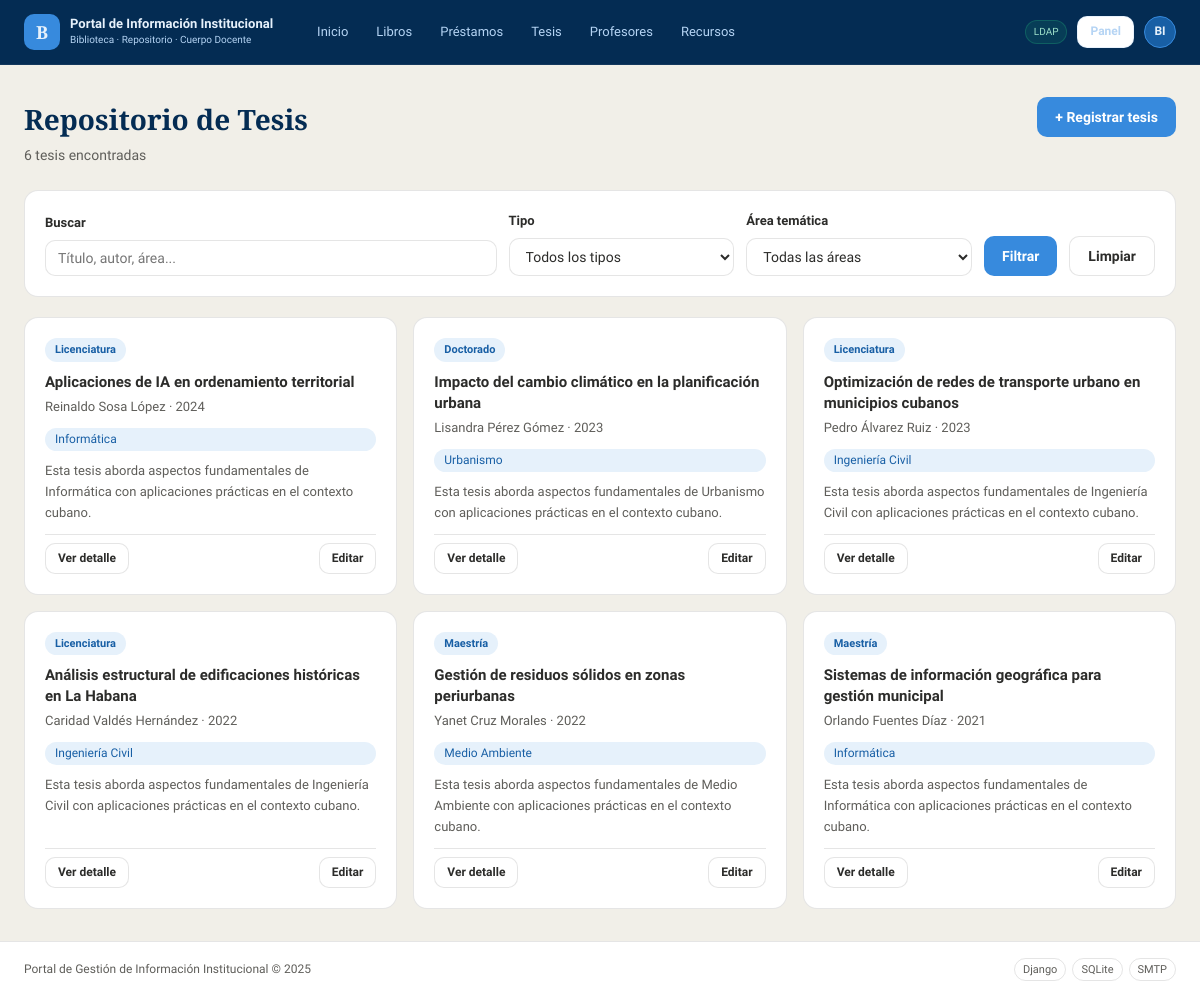
The page /biblioteca/tesis/ (signed in) on the database its author committed.
### biblioteca/models.py (models this page shows, shortened)
class Tesis(models.Model):
    TIPO_CHOICES = [
        ('licenciatura', 'Licenciatura'),
        ('maestria',     'Maestría'),
        ('doctorado',    'Doctorado'),
    ]
    titulo      = models.CharField(max_length=400)
    autor       = models.CharField(max_length=200)
    tutor       = models.CharField(max_length=200, blank=True)
    anio        = models.PositiveIntegerField(verbose_name='Año')
    tipo        = models.CharField(max_length=20, choices=TIPO_CHOICES,
                                    default='licenciatura')
    area        = models.CharField(max_length=200, verbose_name='Área temática')
    resumen     = models.TextField(blank=True)
    archivo_pdf = models.FileField(upload_to='tesis/', null=True, blank=True,
                                    verbose_name='Archivo PDF')
    disponible  = models.BooleanField(default=True,
                                       verbose_name='Disponible para consulta')
    fecha_registro = models.DateTimeField(auto_now_add=True)
    class Meta:
        verbose_name        = 'Tesis'
        verbose_name_plural = 'Tesis'
        ordering            = ['-anio', 'titulo']

### biblioteca/views.py (the view)
# urls.py: path('tesis/',                            views.tesis_list,         name='tesis_list'),
@login_required
def tesis_list(request):
    tesis = Tesis.objects.all()
    q    = request.GET.get('q', '')
    tipo = request.GET.get('tipo', '')
    area = request.GET.get('area', '')
    if q:
        tesis = tesis.filter(
            Q(titulo__icontains=q) |
            Q(autor__icontains=q)  |
            Q(area__icontains=q)
        )
    if tipo:
        tesis = tesis.filter(tipo=tipo)
    if area:
        tesis = tesis.filter(area__icontains=area)
    areas = Tesis.objects.values_list('area', flat=True).distinct().order_by('area')
    return render(request, 'biblioteca/tesis_list.html', {
        'tesis':        paginar(tesis, request, 9),
        'total':        tesis.count(),
        'q':            q,
        'tipo':         tipo,
        'area':         area,
        'areas':        areas,
        'tipo_choices': Tesis.TIPO_CHOICES,
    })

### biblioteca/context_processors.py (called while the page is built, shortened)
def rol_usuario(request):
    if request.user.is_authenticated:
        rol = get_rol(request.user)
        return {
            'rol_usuario':        rol,
            'es_bibliotecario':   rol == 'bibliotecario' or request.user.is_staff,
            'es_estudiante':      rol == 'estudiante',
            'es_profesor':        rol == 'profesor',
            'es_visitante':       rol == 'visitante',
        }

### biblioteca/decoradores.py (called while the page is built)
def get_rol(user):
    try:
        return user.perfil.rol
    except PerfilUsuario.DoesNotExist:
        return 'visitante'

### biblioteca/views.py (called while the page is built)
def paginar(queryset, request, por_pagina=10):
    paginator = Paginator(queryset, por_pagina)
    pagina    = request.GET.get('pagina', 1)
    return paginator.get_page(pagina)

### templates/biblioteca/tesis_list.html (shortened to what this page needs)
{% extends 'base.html' %}
{% block content %}
<div class="page-header">
  <div>
    <h1 class="page-header__title">Repositorio de Tesis</h1>
    <p class="page-header__sub">{{ total }} tesis encontrada{{ total|pluralize }}</p>
  </div>
  {% if es_bibliotecario or es_profesor %}
    <a href="{% url 'biblioteca:tesis_crear' %}" class="btn btn--primary">+ Registrar tesis</a>
  {% endif %}
</div>
<div class="card" style="margin-bottom:1.25rem;">
  <form method="get" style="display:flex; gap:12px; flex-wrap:wrap; align-items:flex-end;">
    <div class="form-group" style="flex:2; margin:0;">
      <label>Buscar</label>
      <input type="text" name="q" value="{{ q }}" placeholder="Título, autor, área..." class="form-control" />
    </div>
    <div class="form-group" style="flex:1; margin:0;">
      <label>Tipo</label>
      <select name="tipo" class="form-control">
        <option value="">Todos los tipos</option>
      </select>
    </div>
    <div class="form-group" style="flex:1; margin:0;">
      <label>Área temática</label>
      <select name="area" class="form-control">
        <option value="">Todas las áreas</option>
      </select>
    </div>
    <button type="submit" class="btn btn--primary" style="height:40px;">Filtrar</button>
    <a href="{% url 'biblioteca:tesis_list' %}" class="btn btn--secondary" style="height:40px;">Limpiar</a>
  </form>
</div>
<div style="display:grid; grid-template-columns:repeat(auto-fill, minmax(300px,1fr)); gap:1rem;">
  {% for t in tesis %}
  <div class="card" style="display:flex; flex-direction:column; gap:10px;">
    <div style="display:flex; justify-content:space-between; align-items:center;">
      <span class="badge badge--info">{{ t.get_tipo_display }}</span>
    </div>
    <div>
      <div style="font-weight:600; font-size:15px; color:var(--gris-texto); line-height:1.4;">
        {{ t.titulo }}
      </div>
      <div style="font-size:13px; color:var(--gris-medio); margin-top:4px;">
        {{ t.autor }} · {{ t.anio }}
      </div>
    </div>
    <div style="font-size:12px; color:var(--azul); background:var(--azul-fondo);
                display:inline-block; padding:2px 10px; border-radius:var(--radio-pill);">
      {{ t.area }}
    </div>
    {% if t.resumen %}
      <p style="font-size:13px; color:var(--gris-medio); line-height:1.6;
                display:-webkit-box; -webkit-line-clamp:3; line-clamp:3;
                -webkit-box-orient:vertical; overflow:hidden;">
        {{ t.resumen }}
      </p>
    {% endif %}
    <div style="display:flex; gap:8px; margin-top:auto; padding-top:8px;
                border-top:1px solid var(--borde);">
      <a href="{% url 'biblioteca:tesis_detail' t.pk %}"
         class="btn btn--secondary btn--sm">Ver detalle</a>
      {% if es_bibliotecario or es_profesor %}
        <a href="{% url 'biblioteca:tesis_editar' t.pk %}"
           class="btn btn--secondary btn--sm" style="margin-left:auto;">Editar</a>
      {% endif %}
    </div>
  </div>
  {% empty %}
  <div style="grid-column:1/-1; text-align:center; padding:3rem; color:var(--gris-medio);">
    No se encontraron tesis con esos criterios.
  </div>
  {% endfor %}
</div>
{% endblock %}

### templates/includes/navbar.html (shortened to what this page needs)
{% load static %}
<header class="navbar">
  <div class="navbar__inner">
    <a href="{% url 'home' %}" class="navbar__brand">
      <div class="navbar__logo">B</div>
      <div>
        <div class="navbar__title">Portal de Información Institucional</div>
        <div class="navbar__sub">Biblioteca · Repositorio · Cuerpo Docente</div>
      </div>
    </a>
    <nav class="navbar__nav">
      <a href="{% url 'home' %}" class="nav-link {% if request.resolver_match.url_name == 'home' %}nav-link--active{% endif %}">Inicio</a>
      <a href="{% url 'biblioteca:libro_list' %}" class="nav-link">Libros</a>
      <a href="{% url 'biblioteca:prestamo_list' %}" class="nav-link">Préstamos</a>
      <a href="{% url 'biblioteca:tesis_list' %}" class="nav-link">Tesis</a>
      <a href="{% url 'biblioteca:profesor_list' %}" class="nav-link">Profesores</a>
      <a href="{% url 'biblioteca:recurso_list' %}" class="nav-link">Recursos</a>
    </nav>
    <div class="navbar__auth">
      {% if user.is_authenticated %}
        <span class="ldap-badge">LDAP</span>
        {% if es_bibliotecario %}
          <a href="{% url 'biblioteca:panel' %}"
            class="btn btn--secondary btn--sm"
            style="color:var(--azul-palido); border-color:rgba(181,212,244,0.3);">
            Panel
          </a>
        {% endif %}
        <div class="user-menu">
          <div class="user-avatar">{{ user.username|slice:":2"|upper }}</div>
        </div>
      {% else %}
        <a href="{% url 'login' %}" class="btn btn--primary btn--sm">Iniciar sesión</a>
      {% endif %}
    </div>
  </div>
</header>

### static/css/main.css (style rules this page uses)
:root { --azul-oscuro: #042C53; --azul-medio: #0C447C; --azul: #185FA5; --azul-claro: #378ADD; --azul-palido: #B5D4F4; --azul-fondo: #E6F1FB; --verde: #1D9E75; --verde-fondo: #E1F5EE; --rojo: #E24B4A; --rojo-fondo: #FCEBEB; --ambar: #EF9F27; --ambar-fondo: #FAEEDA; --gris-texto: #2C2C2A; --gris-medio: #5F5E5A; --gris-suave: #B4B2A9; --gris-fondo: #F1EFE8; --blanco: #ffffff; --borde: rgba(44,44,42,0.12); --sombra: 0 1px 4px rgba(0,0,0,0.08); --radio-sm: 6px; --radio-md: 10px; --radio-lg: 14px; --radio-pill: 999px; --fuente-titulo: 'Playfair Display', Georgia, serif; --fuente-cuerpo: 'Source Sans 3', system-ui, sans-serif; }
*, *::before, *::after { box-sizing: border-box; margin: 0; padding: 0; }
html { font-size: 16px; }
body { font-family: var(--fuente-cuerpo); background: var(--gris-fondo); color: var(--gris-texto); line-height: 1.6; min-height: 100vh; display: flex; flex-direction: column; }
a { color: var(--azul-claro); text-decoration: none; }
.navbar { background: var(--azul-oscuro); position: sticky; top: 0; z-index: 100; border-bottom: 1px solid rgba(255,255,255,0.06); }
.navbar__inner { max-width: 1280px; margin: 0 auto; padding: 0 1.5rem; height: 64px; display: flex; align-items: center; gap: 2rem; }
.navbar__brand { display: flex; align-items: center; gap: 10px; text-decoration: none; flex-shrink: 0; }
.navbar__logo { width: 36px; height: 36px; border-radius: var(--radio-md); background: var(--azul-claro); display: flex; align-items: center; justify-content: center; font-family: var(--fuente-titulo); font-size: 18px; font-weight: 700; color: var(--azul-fondo); }
.navbar__title { font-size: 13px; font-weight: 600; color: var(--azul-fondo); line-height: 1.2; }
.navbar__sub { font-size: 10px; color: var(--azul-palido); font-weight: 300; }
.navbar__nav { display: flex; align-items: center; gap: 4px; flex: 1; }
.nav-link { font-size: 13px; color: var(--azul-palido); font-weight: 400; padding: 6px 12px; border-radius: var(--radio-pill); transition: background 0.15s, color 0.15s; }
.navbar__auth { display: flex; align-items: center; gap: 10px; margin-left: auto; }
.ldap-badge { font-size: 10px; color: #9FE1CB; background: rgba(29,158,117,0.15); border: 1px solid rgba(29,158,117,0.35); padding: 3px 8px; border-radius: var(--radio-pill); }
.user-menu { position: relative; }
.user-avatar { width: 32px; height: 32px; border-radius: 50%; background: var(--azul); border: 1px solid var(--azul-claro); display: flex; align-items: center; justify-content: center; font-size: 12px; font-weight: 600; color: var(--azul-fondo); cursor: pointer; user-select: none; }
.btn { display: inline-flex; align-items: center; gap: 6px; padding: 9px 18px; border-radius: var(--radio-md); font-size: 14px; font-weight: 600; font-family: var(--fuente-cuerpo); cursor: pointer; border: none; transition: opacity 0.15s, transform 0.1s; text-decoration: none; }
.btn--primary { background: var(--azul-claro); color: var(--blanco); }
.btn--secondary { background: var(--blanco); color: var(--gris-texto); border: 1px solid var(--borde); }
.btn--sm { padding: 5px 12px; font-size: 12px; }
.card { background: var(--blanco); border: 1px solid var(--borde); border-radius: var(--radio-lg); padding: 1.25rem; }
.badge { font-size: 11px; font-weight: 600; padding: 3px 10px; border-radius: var(--radio-pill); display: inline-block; }
.badge--info { background: var(--azul-fondo); color: var(--azul); }
.form-group { margin-bottom: 1.25rem; }
.form-group label { display: block; font-size: 13px; font-weight: 600; color: var(--gris-texto); margin-bottom: 0.4rem; }
.form-group input, .form-group select, .form-group textarea { width: 100%; padding: 9px 12px; border: 1px solid var(--borde); border-radius: var(--radio-md); font-size: 14px; font-family: var(--fuente-cuerpo); color: var(--gris-texto); background: var(--blanco); transition: border-color 0.15s; }
.page-header { display: flex; align-items: flex-start; justify-content: space-between; margin-bottom: 1.5rem; }
.page-header__title { font-family: var(--fuente-titulo); font-size: 28px; font-weight: 700; color: var(--azul-oscuro); }
.page-header__sub { font-size: 14px; color: var(--gris-medio); margin-top: 2px; }

### rows shown on the page
Tesis: tipo "Licenciatura", titulo "Aplicaciones de IA en ordenamiento territorial", autor "Reinaldo Sosa López", anio "2024", area "Informática", resumen "Esta tesis aborda aspectos fundamentales de Informática con aplicaciones prácticas en el contexto cubano."
Tesis: tipo "Doctorado", titulo "Impacto del cambio climático en la planificación urbana", autor "Lisandra Pérez Gómez", anio "2023", area "Urbanismo", resumen "Esta tesis aborda aspectos fundamentales de Urbanismo con aplicaciones prácticas en el contexto cubano."
Tesis: tipo "Licenciatura", titulo "Optimización de redes de transporte urbano en municipios cubanos", autor "Pedro Álvarez Ruiz", anio "2023", area "Ingeniería Civil", resumen "Esta tesis aborda aspectos fundamentales de Ingeniería Civil con aplicaciones prácticas en el contexto cubano."
Tesis: tipo "Licenciatura", titulo "Análisis estructural de edificaciones históricas en La Habana", autor "Caridad Valdés Hernández", anio "2022", area "Ingeniería Civil", resumen "Esta tesis aborda aspectos fundamentales de Ingeniería Civil con aplicaciones prácticas en el contexto cubano."
Tesis: tipo "Maestría", titulo "Gestión de residuos sólidos en zonas periurbanas", autor "Yanet Cruz Morales", anio "2022", area "Medio Ambiente", resumen "Esta tesis aborda aspectos fundamentales de Medio Ambiente con aplicaciones prácticas en el contexto cubano."
Tesis: tipo "Maestría", titulo "Sistemas de información geográfica para gestión municipal", autor "Orlando Fuentes Díaz", anio "2021", area "Informática", resumen "Esta tesis aborda aspectos fundamentales de Informática con aplicaciones prácticas en el contexto cubano."

### other values the page prints
{{ user.username|slice:":2"|upper }} "BI"
{{ total }} "6"
